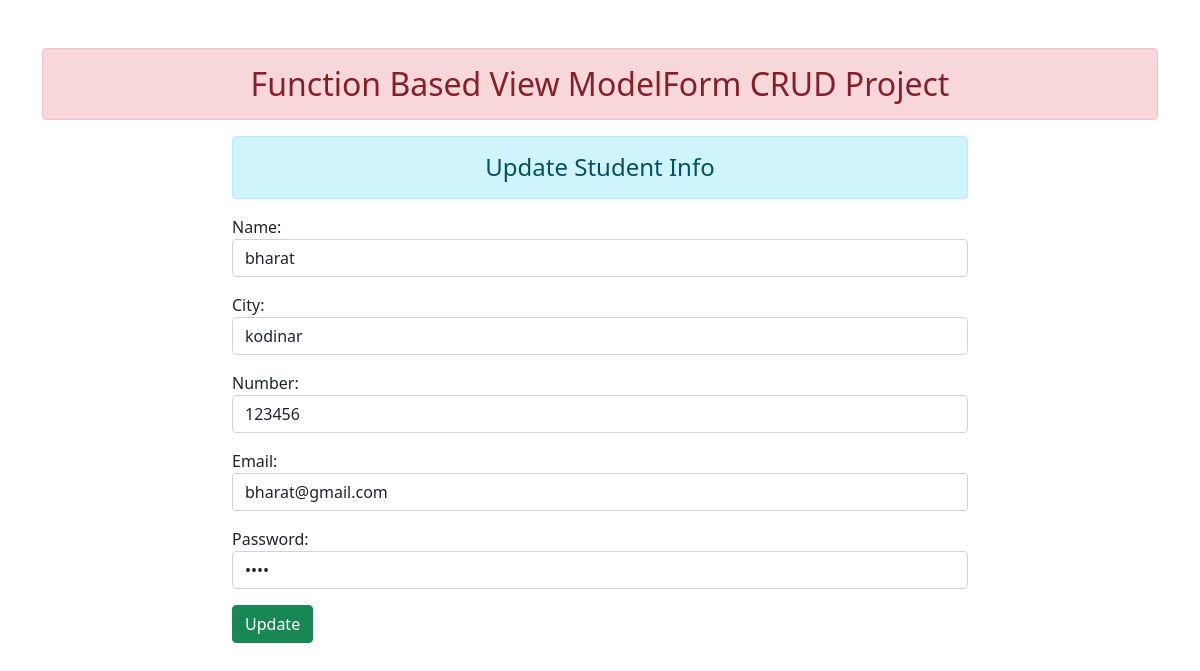
The page /5 on the database its author committed.
### students/models.py (models this page shows)
class Students(models.Model):
    name = models.CharField(max_length=100)
    city = models.CharField(max_length=200)
    number = models.IntegerField()
    email = models.EmailField(max_length=100)
    password = models.CharField(max_length=100)

### students/views.py (the view)
# urls.py: path('<int:id>', views.update_data, name='updatedata' ),
def update_data(request, id):
    if request.method == 'POST':
        stu = Students.objects.get(id=id)
        fm = StudentForm(request.POST, instance=stu)
        if fm.is_valid():
            fm.save()
        return HttpResponseRedirect('/')
    else:
        stu = Students.objects.get(id=id)
        fm = StudentForm(instance=stu)
    return render(request, 'update.html',{'form':fm})

### students/forms.py
class StudentForm(forms.ModelForm):
    class Meta:
        model = Students
        fields = ['name', 'city', 'number', 'email', 'password']
        widgets = {
            'name': forms.TextInput(attrs={'class': 'form-control', 'placeholder': 'Name'}),
            'city': forms.TextInput(attrs={'class': 'form-control','placeholder': 'City'}),
            'number': forms.TextInput(attrs={'class': 'form-control','placeholder': 'Number'}),
            'email': forms.EmailInput(attrs={'class': 'form-control','placeholder': 'Email'}),
            'password': forms.PasswordInput(render_value=True, attrs={'class': 'form-control','placeholder': 'Password'}),
        }

### students/templates/update.html (shortened to what this page needs)
{% extends 'base.html' %} {% block content %}
<div class="row">
    <div class="col-sm-8 offset-2">
        <h4 class="text-center alert alert-info">Update Student Info</h4>
        <form action="" method="post">
            {{ form.as_p }}
            <input type="submit" value="Update" class="btn btn-success">
        </form>
    </div>
</div>
{% endblock content %}

### rows shown on the page
Students: name "bharat", city "kodinar", number "123456", email "bharat@gmail.com"
